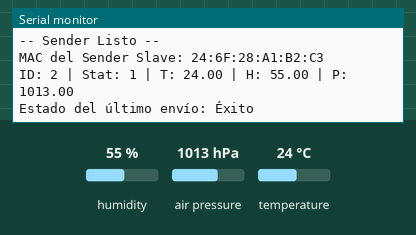
A sketch run on a simulated ESP32. Shown: the last lines printed to the serial monitor. Inputs (shaded band) come from the test bench; at power-on: humidity 55 %, air pressure 1013 hPa, temperature 24 °C.

Above: at 1.2 s.
1.3 s: humidity set to 22 %
4.3 s: air pressure set to 952 hPa
At 5.7 s:
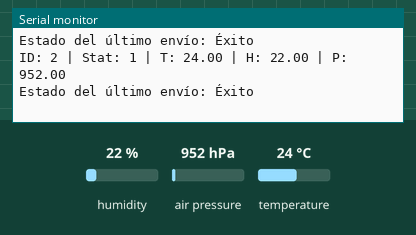
7.3 s: temperature set to 12 °C
At 10.9 s:
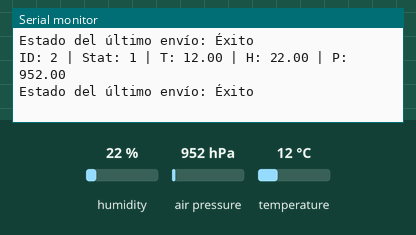

Measured:
- after the input at 4.3 s, the serial monitor: prints a new line after 0.71 s (image 1)
- after the input at 7.3 s, the serial monitor: prints a new line after 2.7 s (image 2)

The sketch:

codigoSender.ino
```cpp
#include <Wire.h>
#include <Adafruit_Sensor.h>
#include <Adafruit_BME280.h>
#include <esp_now.h>
#include <WiFi.h>
#include <esp_wifi.h> // Necesario para fijar el canal

#define SEALEVELPRESSURE_HPA (1013.25)
Adafruit_BME280 bme;
bool sensorPresente = false;

// 1. REEMPLAZA con la MAC de tu Receptor (la ves en su Monitor Serial al iniciar)
//44:1D:64:F3:C8:E8
//44:1D:64:F2:C2:8C --> antena
uint8_t broadcastAddress[] = {0x44, 0x1D, 0x64, 0xF2, 0xC2, 0x8C};

typedef struct struct_message {
  int id;
  float temperature;
  float humidity;
  float pressure;
  float altitude;
  float extra_variable;
  int sensor_status;    // 1: OK, 0: Falla
} struct_message;

struct_message myData;
esp_now_peer_info_t peerInfo;

void OnDataSent(const wifi_tx_info_t *mac_info, esp_now_send_status_t status) {
  Serial.print("\r\nEstado del último envío: ");
  Serial.println(status == ESP_NOW_SEND_SUCCESS ? "Éxito" : "Fallo");
}

void setup() {
  Serial.begin(115200);

  // Inicializar sensor
  if (bme.begin(0x76)) {
    Serial.println(F("BME280 detectado."));
    sensorPresente = true;
  } else {
    Serial.println(F("BME280 no encontrado. Datos en 0."));
    sensorPresente = false;
  }

  // 2. CONFIGURACIÓN CRÍTICA DE RED
  WiFi.mode(WIFI_STA);

  // DEBES CAMBIAR EL NUMERO '6' por el canal que use tu red
  // El receptor te dirá qué canal es al conectarse.
  esp_wifi_set_channel(1, WIFI_SECOND_CHAN_NONE);

  if (esp_now_init() != ESP_OK) {
    Serial.println("Error inicializando ESP-NOW");
    return;
  }

  esp_now_register_send_cb(OnDataSent);

  //La función memcpy(destino, origen, 6) lo que está haciendo es copiar 6 bytes.
  //Una dirección MAC (como 4C:11:AE:0D:8F:24) tiene exactamente 6 pares de números.
  //Si cambias ese 6 por un 1 o un 11 (el canal), la ESP32 solo copiará una parte de la dirección del receptor
  //y el mensaje se perderá en el vacío porque la dirección estará incompleta.
  memcpy(peerInfo.peer_addr, broadcastAddress, 6);
  peerInfo.channel = 0;  // 0 significa "usar el canal actual del WiFi"
  peerInfo.encrypt = false;

  if (esp_now_add_peer(&peerInfo) != ESP_OK){
    Serial.println("Fallo al añadir el peer");
    return;
  }

  Serial.println("-- Sender Listo --\n");
  Serial.print("MAC del Sender Slave: ");
  Serial.println(WiFi.macAddress());
}

void loop() {
  myData.id = 2; // ID de este nodo
  myData.extra_variable = 0.0;

  if (bme.begin(0x76)) {
      myData.sensor_status = 1;
  }else {
      myData.sensor_status = 0;
  }

  if (sensorPresente) {
    myData.temperature = bme.readTemperature();
    myData.humidity = bme.readHumidity();
    myData.pressure = bme.readPressure() / 100.0F;
    myData.altitude = bme.readAltitude(SEALEVELPRESSURE_HPA);
    myData.sensor_status = 1; // Sensor funcionando correctamente
  } else {
    myData.temperature = 0.0; myData.humidity = 0.0;
    myData.pressure = 0.0; myData.altitude = 0.0;
    myData.sensor_status = 0; // Fallo de sensor (desconectado o error)
  }

Serial.printf("ID: %d | Stat: %d | T: %.2f | H: %.2f | P: %.2f\n",
              myData.id, myData.sensor_status, myData.temperature, myData.humidity, myData.pressure);

  esp_err_t result = esp_now_send(broadcastAddress, (uint8_t *) &myData, sizeof(myData));

  delay(5000); // Envío cada 5 segundos
}
```
